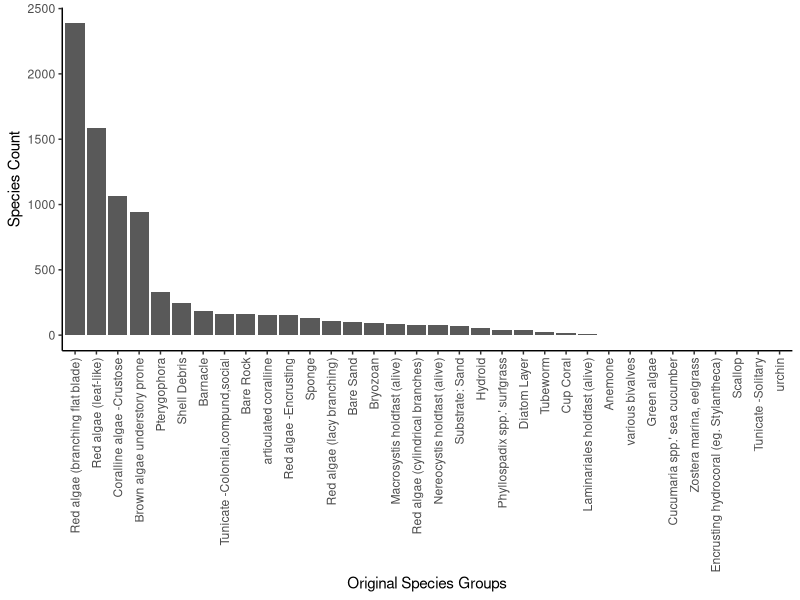
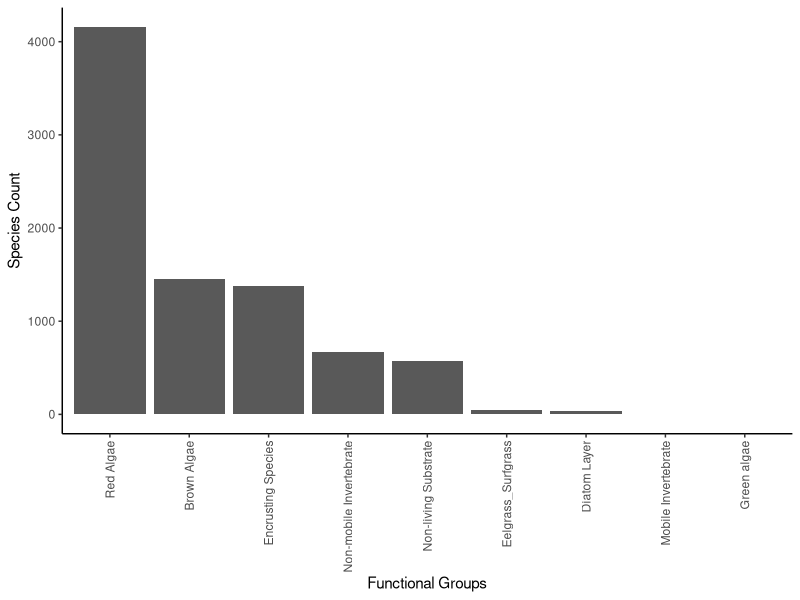
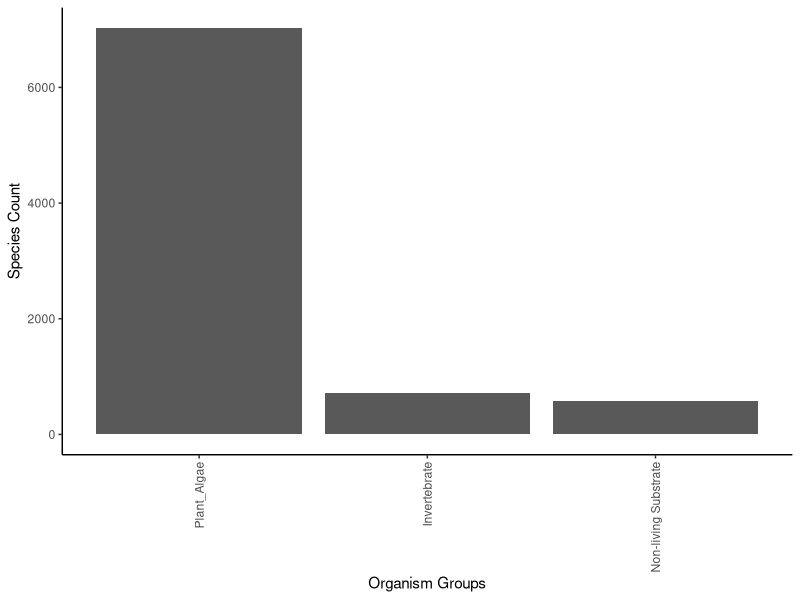
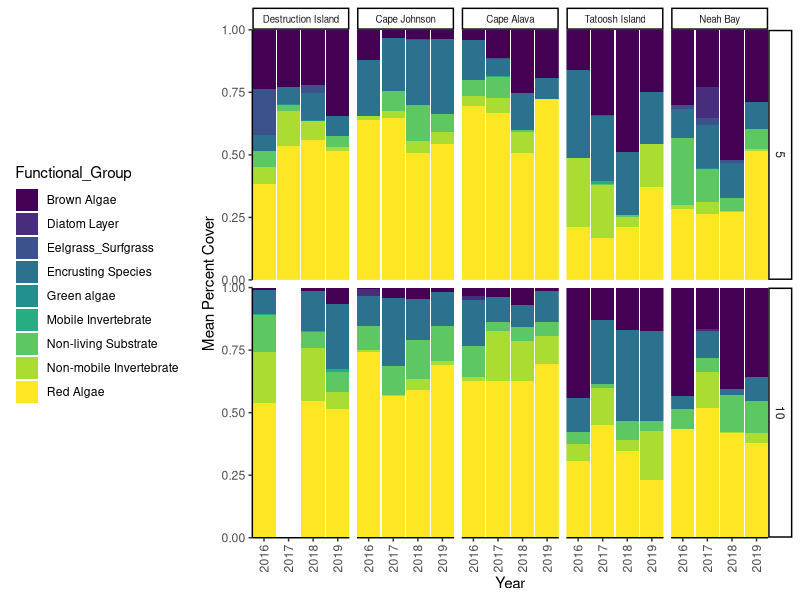
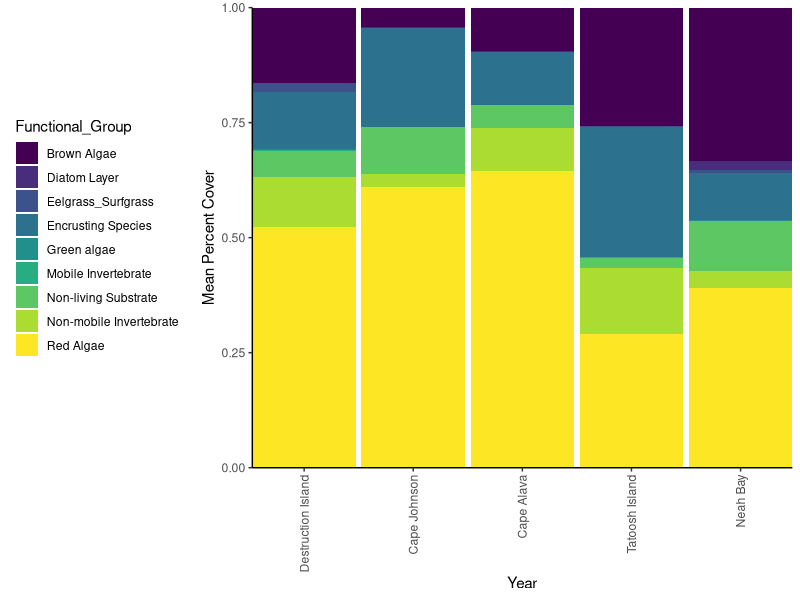

The R script that drew these images, in order:
## ---- chunk 1
#to load data make sure directory is set to knit from project directory
knitr::opts_chunk$set(message=FALSE, warning=FALSE)
 
library(here)
library(tidyverse)
library(knitr)
library(viridis)
 
substrate_codes <- read_csv(here("Data","CSV_2015_on","substrate_codes.csv"))
 
#2016 --> 2019
dat.upc <- read_csv(here("Data","CSV_2015_on","NWFSC_UPC_ALLYEARS_data_2019.csv"), col_types = cols(SIDE = col_character())) %>% 
              filter(CATEGORY == "COVER") %>%
              select(1:20) %>%
              rename(DEPTH.FT= "DEPTH (FT)")  %>%
              #mutate(QUADRAT = NA, PERCENT.COVER = NA) %>% #will circle back tothis and get % cover for 2016 to 2019 data 
              select(SITE, MONTH, DAY, YEAR, OBSERVER, TRANSECT , CLASSCODE, COUNT,DEPTH.FT,SIDE,ZONE,TRANSECT,BUDDY,SEGMENT) %>%
#dat.upc <- rbind(dat.2015, dat.2016) %>%
 mutate(COUNT = replace_na(COUNT, 0)) %>%
 left_join(substrate_codes) %>% #rename two that arent in substrate key
 mutate(NAME = case_when(CLASSCODE == "ptero" | NAME == "Pterogophora" ~ "Pterygophora",
                          CLASSCODE == "shell" ~ "various bivalves",
                          TRUE ~ NAME),
#ASSIGN FUNCTIONAL GROUPS 
         Functional_Group = case_when(
                                    NAME %in% c("Red algae (branching flat blade)", "Red algae (cylindrical branches)", "Red algae (lacy branching)", "Red algae (leaf-like)") ~ "Red Algae",
                                    NAME %in% c("articulated coralline","Encrusting hydrocoral (eg. Stylantheca)","Red algae -Encrusting", "Coralline algae -Crustose") ~ "Encrusting Species",
                                    NAME %in% c("Pterygophora", "Brown algae understory prone","Nereocystis holdfast (alive)", "Macrosystis holdfast (alive)", "Laminariales holdfast (alive)") ~ "Brown Algae",
                                    NAME %in% c("Anemone", "Bryozoan", "Cup Coral","Tunicate -Colonial,compund,social","Tunicate -Solitary", "Hydroid", "Sponge", "Barnacle","Tubeworm") ~ "Non-mobile Invertebrate",
                                     NAME %in% c("various bivalves", "Scallop","urchin", "Cucumaria spp.' sea cucumber") ~ "Mobile Invertebrate",
                                    NAME %in% c("Substrate: Bedrock","Shell Debris","Bare Sand", "Substrate: Cobble","Sediment/Mud", "Substrate: Sand","Bare Rock" ) ~ "Non-living Substrate",
                                    NAME %in% c("Zostera marina, eelgrass" , "Phyllospadix spp.' surfgrass") ~ "Eelgrass_Surfgrass",
                                    TRUE ~ NAME),
 #ASSIGN ORGANISM GROUPS         
        Organism_Group = case_when(NAME %in% c("Red algae (branching flat blade)", "Red algae (cylindrical branches", "Red algae (lacy branching)","Pterygophora", "Brown algae understory prone","Red algae -Encrusting", "Coralline algae -Crustose","Nereocystis holdfast (alive)","Macrosystis holdfast (alive)","Phyllospadix spp.' surfgrass", "Zostera marina, eelgrass","Encrusting hydrocoral (eg. Stylantheca)","Green algae","Laminariales holdfast (alive)","articulated coralline", "Red algae (cylindrical branches)","Red algae (leaf-like)") ~ "Plant_Algae",
                                    NAME %in% c("various bivalves", "Scallop","Anemone", "Cup Coral","Barnacle","Tunicate -Colonial,compund,social", "Tunicate -Solitary","urchin","Bryozoan","Diatom Layer","Sponge","Tubeworm","Hydroid", "Cucumaria spp.' sea cucumber") ~ "Invertebrate",
                                    NAME %in% c("Substrate: Bedrock","Shell Debris","Bare Sand", "Substrate: Cobble","Sediment/Mud", "Substrate: Sand","Bare Rock" ) ~ "Non-living Substrate", 
                                    TRUE ~ NAME))  


#rm(dat.2016,dat.2015) 

#unique(dat.upc$Functional_Group)
#unique(dat.upc[c("YEAR", "SITE","SIDE")])

## ---- chunk 2
summary_table<- dat.upc %>%
  group_by(Organism_Group,Functional_Group, NAME) %>%
  summarise(species_occurence = sum(COUNT))  
 
kable(summary_table)
## ---- chunk 3
dat.upc %>%
  group_by(NAME) %>%
  summarise(species_occurence = sum(COUNT)) %>%
  ggplot() +
  geom_bar(aes(x=reorder(NAME, -species_occurence), y = species_occurence), stat = "identity")+ 
  theme_classic() +
  theme(axis.text.x = element_text(angle = 90, vjust = 0.5, hjust=1)) +
  xlab("Original Species Groups") +
  ylab("Species Count")
## ---- chunk 4
dat.upc %>%
  group_by(Functional_Group) %>%
  summarise(species_occurence = sum(COUNT)) %>%
  ggplot() +
  geom_bar(aes(x=reorder(Functional_Group, -species_occurence), y = species_occurence), stat = "identity")+ 
  theme_classic() +
  theme(axis.text.x = element_text(angle = 90, vjust = 0.5, hjust=1)) +
  xlab("Functional Groups") +
  ylab("Species Count")
## ---- chunk 5
dat.upc %>%
  group_by(Organism_Group) %>%
  summarise(species_occurence = sum(COUNT)) %>%
  ggplot() +
  geom_bar(aes(x=reorder(Organism_Group, -species_occurence), y = species_occurence), stat = "identity")+ 
  theme_classic() +
  theme(axis.text.x = element_text(angle = 90, vjust = 0.5, hjust=1)) +
  xlab("Organism Groups") +
  ylab("Species Count")
## ---- chunk 6
dat.transect.summary <- dat.upc %>%
  filter(YEAR > 2015) %>%
  group_by(YEAR,SITE,SIDE,ZONE,TRANSECT,DEPTH.FT,Functional_Group) %>%
  summarise(COUNT = sum(COUNT)) %>%
  spread(Functional_Group, COUNT) %>%
  ungroup() %>%
  replace(is.na(.), 0) %>%
  dplyr::mutate(Sum = rowSums(.[,7:15])) %>%
  tidyr::gather(7:15, key = "Functional_Group", value = "COUNT") %>%
  mutate(percent_cover = COUNT/Sum) 
## ---- chunk 7
dat.zone.summary <- dat.transect.summary %>%
  group_by(YEAR,SITE,ZONE,Functional_Group) %>% 
  summarise(mean_percent_cover = mean(percent_cover), variance = var(percent_cover)) %>% 
  ungroup() %>%
  mutate(SITE = factor(SITE, levels = c("Destruction Island","Cape Johnson", "Cape Alava","Tatoosh Island","Neah Bay")))
## ---- chunk 8
ggplot(dat.zone.summary,aes(x=YEAR)) +
  geom_bar(aes(y=mean_percent_cover, fill= Functional_Group), position="fill", stat="identity",width = 0.95
           )+
  scale_fill_viridis(discrete = T) + #,  guide = guide_legend(reverse = TRUE), name = "Stock") +
  theme(axis.text.x = element_text(angle = 90, hjust = 1), legend.position = "left",aspect.ratio = 3/1)  +
  theme_classic()+
  ylab("Mean Percent Cover") +
  xlab("Year") +
  facet_grid(ZONE~SITE) +
 # coord_flip() +
  scale_x_continuous(expand = c(0,0))+
  scale_y_continuous(expand = c(0,0)) +
  theme(legend.position="left") +
  theme(axis.text.x = element_text(angle = 90, vjust = 0.5, hjust=1), strip.text.x = element_text(size = 7))
## ---- chunk 9
dat.site.summary <- dat.transect.summary %>%
  group_by(SITE,Functional_Group) %>% 
  summarise(mean_percent_cover = mean(percent_cover), variance = var(percent_cover)) %>% 
  ungroup() %>%
  mutate(SITE = factor(SITE, levels = c("Destruction Island","Cape Johnson", "Cape Alava","Tatoosh Island","Neah Bay")))

## ---- chunk 10
ggplot(dat.site.summary,aes(x=SITE)) +
  geom_bar(aes(y=mean_percent_cover, fill= Functional_Group), position="fill", stat="identity",width = 0.95
           )+
  scale_fill_viridis(discrete = T) + #,  guide = guide_legend(reverse = TRUE), name = "Stock") +
  theme(axis.text.x = element_text(angle = 90, hjust = 1), legend.position = "left",aspect.ratio = 3/1)  +
  theme_classic()+
  ylab("Mean Percent Cover") +
  xlab("Year") +
  #facet_wrap(~ZONE, nrow =1) +
  scale_x_discrete(expand = c(0,0))+
  scale_y_continuous(expand = c(0,0)) +
  theme(legend.position="left") +
  theme(axis.text.x = element_text(angle = 90, vjust = 0.5, hjust=1), strip.text.x = element_text(size = 7))
